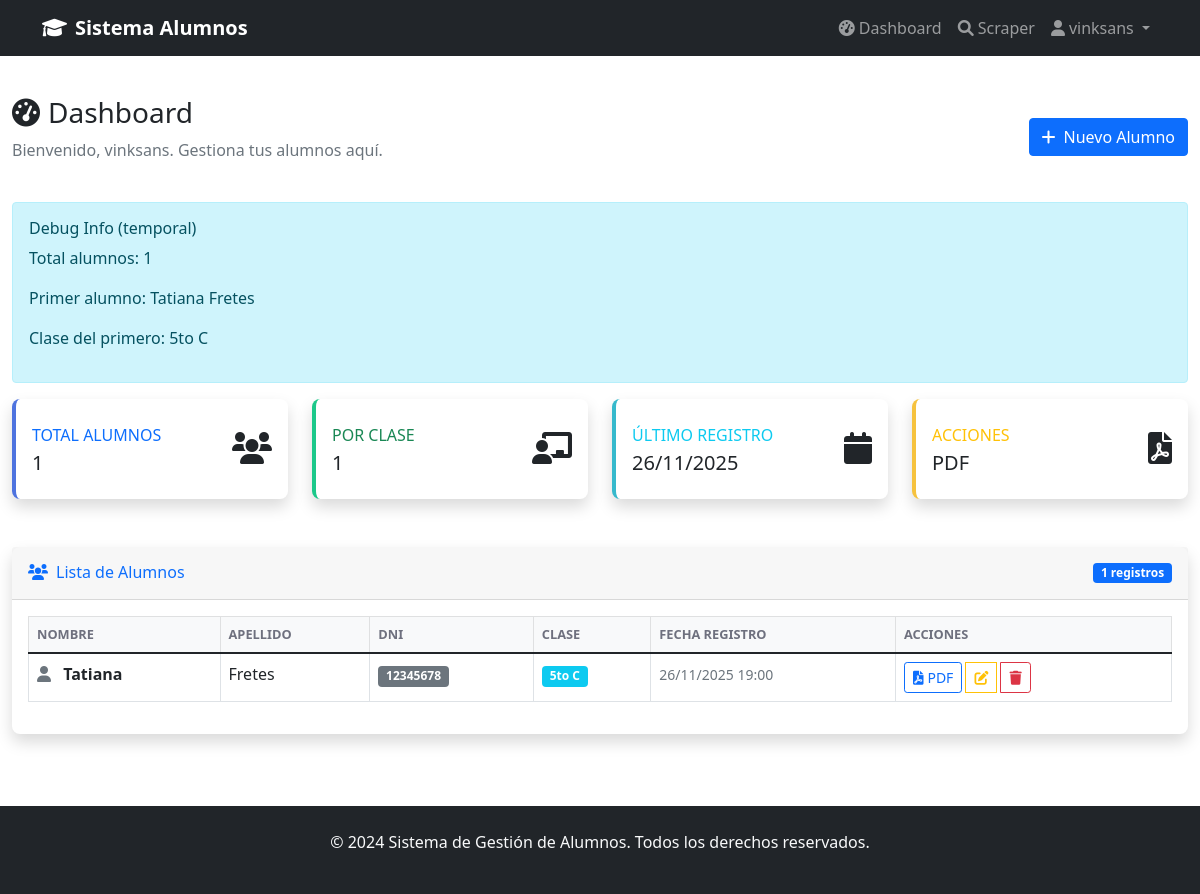
/alumnos/dashboard/ (signed in), run on the app's committed database.
### alumnos/models.py (models this page shows, shortened)
class Alumno(models.Model):
    ANIOS = [
        ('primero', '1ro'),
        ('segundo', '2do'),
        ('tercero', '3ro'),
        ('cuarto', '4to'),
        ('quinto', '5to'),
        ('sexto', '6to'),
    ]
    DIVISIONES = [
        ('a', 'A'),
        ('b', 'B'),
        ('c', 'C'),
        ('d', 'D'),
        ('e', 'E'),
    ]
    usuario = models.ForeignKey(User, on_delete=models.CASCADE)
    nombre = models.CharField(max_length=100)
    apellido = models.CharField(max_length=100)
    dni = models.CharField(max_length=20, unique=True)
    anio = models.CharField(max_length=10, choices=ANIOS)
    division = models.CharField(max_length=1, choices=DIVISIONES)
    fecha_creacion = models.DateTimeField(auto_now_add=True)
    fecha_actualizacion = models.DateTimeField(auto_now=True)
    class Meta:
        ordering = ['anio', 'division', 'apellido', 'nombre']
    @property
    def clase_completa(self):
        try:
            año_display = self.get_anio_display()
            division_display = self.get_division_display()
            return f"{año_display} {division_display}"
        except:
            return "Error"

### alumnos/views.py (the view)
# urls.py: path('dashboard/', views.dashboard, name='dashboard'),
@login_required
def dashboard(request):
    alumnos = Alumno.objects.filter(usuario=request.user)
    context = {
        'alumnos': alumnos,
        'user': request.user
    }
    return render(request, 'alumnos/dashboard.html', context)

### templates/alumnos/dashboard.html (shortened to what this page needs)
{% extends 'base.html' %}
{% block content %}
<div class="container-fluid py-4">
    <div class="row mb-4">
        <div class="col-12">
            <div class="d-flex justify-content-between align-items-center">
                <div>
                    <h1 class="h3 mb-2"><i class="fas fa-tachometer-alt me-2"></i>Dashboard</h1>
                    <p class="text-muted">Bienvenido, {{ user.username }}. Gestiona tus alumnos aquí.</p>
                </div>
                <a href="{% url 'alumnos:crear_alumno' %}" class="btn btn-primary">
                    <i class="fas fa-plus me-2"></i>Nuevo Alumno
                </a>
            </div>
        </div>
    </div>
    {% if alumnos %}
    <div class="alert alert-info">
        <h6>Debug Info (temporal)</h6>
        <p>Total alumnos: {{ alumnos.count }}</p>
        <p>Primer alumno: {{ alumnos.first.nombre }} {{ alumnos.first.apellido }}</p>
        <p>Clase del primero: {{ alumnos.first.clase_completa }}</p>
    </div>
    {% endif %}
    <div class="row mb-4">
        <div class="col-xl-3 col-md-6 mb-4">
            <div class="card border-left-primary shadow h-100 py-2">
                <div class="card-body">
                    <div class="row no-gutters align-items-center">
                        <div class="col mr-2">
                            <div class="text-xs font-weight-bold text-primary text-uppercase mb-1">
                                Total Alumnos
                            </div>
                            <div class="h5 mb-0 font-weight-bold text-gray-800">{{ alumnos.count }}</div>
                        </div>
                        <div class="col-auto">
                            <i class="fas fa-users fa-2x text-gray-300"></i>
                        </div>
                    </div>
                </div>
            </div>
        </div>
        <div class="col-xl-3 col-md-6 mb-4">
            <div class="card border-left-success shadow h-100 py-2">
                <div class="card-body">
                    <div class="row no-gutters align-items-center">
                        <div class="col mr-2">
                            <div class="text-xs font-weight-bold text-success text-uppercase mb-1">
                                Por Clase
                            </div>
                            <div class="h5 mb-0 font-weight-bold text-gray-800">
                                {{ alumnos.count }}
                            </div>
                        </div>
                        <div class="col-auto">
                            <i class="fas fa-chalkboard-teacher fa-2x text-gray-300"></i>
                        </div>
                    </div>
                </div>
            </div>
        </div>
        <div class="col-xl-3 col-md-6 mb-4">
            <div class="card border-left-info shadow h-100 py-2">
                <div class="card-body">
                    <div class="row no-gutters align-items-center">
                        <div class="col mr-2">
                            <div class="text-xs font-weight-bold text-info text-uppercase mb-1">
                                Último Registro
                            </div>
                            <div class="h5 mb-0 font-weight-bold text-gray-800">
                                {% if alumnos.first %}
                                    {{ alumnos.first.fecha_creacion|date:"d/m/Y" }}
                                {% else %}
                                    -
                                {% endif %}
                            </div>
                        </div>
                        <div class="col-auto">
                            <i class="fas fa-calendar fa-2x text-gray-300"></i>
                        </div>
                    </div>
                </div>
            </div>
        </div>
        <div class="col-xl-3 col-md-6 mb-4">
            <div class="card border-left-warning shadow h-100 py-2">
                <div class="card-body">
                    <div class="row no-gutters align-items-center">
                        <div class="col mr-2">
                            <div class="text-xs font-weight-bold text-warning text-uppercase mb-1">
                                Acciones
                            </div>
                            <div class="h5 mb-0 font-weight-bold text-gray-800">PDF</div>
                        </div>
                        <div class="col-auto">
                            <i class="fas fa-file-pdf fa-2x text-gray-300"></i>
                        </div>
                    </div>
                </div>
            </div>
        </div>
    </div>
    <div class="row">
        <div class="col-12">
            <div class="card shadow">
                <div class="card-header py-3 d-flex justify-content-between align-items-center">
                    <h6 class="m-0 font-weight-bold text-primary">
                        <i class="fas fa-users me-2"></i>Lista de Alumnos
                    </h6>
                    <span class="badge bg-primary">{{ alumnos.count }} registros</span>
                </div>
                <div class="card-body">
                    {% if alumnos %}
                        <div class="table-responsive">
                            <table class="table table-bordered table-hover" width="100%" cellspacing="0">
                                <thead class="table-light">
                                    <tr>
                                        <th>Nombre</th>
                                        <th>Apellido</th>
                                        <th>DNI</th>
                                        <th>Clase</th>
                                        <th>Fecha Registro</th>
                                        <th>Acciones</th>
                                    </tr>
                                </thead>
                                <tbody>
                                    {% for alumno in alumnos %}
                                    <tr>
                                        <td>
                                            <i class="fas fa-user me-2 text-muted"></i>
                                            <strong>{{ alumno.nombre }}</strong>
                                        </td>
                                        <td>{{ alumno.apellido }}</td>
                                        <td>
                                            <span class="badge bg-secondary">{{ alumno.dni }}</span>
                                        </td>
                                        <td>
                                            <span class="badge bg-info">{{ alumno.clase_completa }}</span>
                                        </td>
                                        <td>
                                            <small class="text-muted">{{ alumno.fecha_creacion|date:"d/m/Y H:i" }}</small>
                                        </td>
                                        <td>
                                            <div class="btn-group" role="group">
                                                <form method="post" action="{% url 'alumnos:enviar_pdf' alumno.id %}" class="d-inline">
                                                    <button type="submit" class="btn btn-sm btn-outline-primary"
                                                            title="Enviar PDF por correo">
                                                        <i class="fas fa-file-pdf me-1"></i>PDF
                                                    </button>
                                                </form>
                                                <a href="{% url 'alumnos:editar_alumno' alumno.id %}" class="btn btn-sm btn-outline-warning"
                                                   title="Editar alumno">
                                                    <i class="fas fa-edit"></i>
                                                </a>
                                                <a href="{% url 'alumnos:eliminar_alumno' alumno.id %}" class="btn btn-sm btn-outline-danger"
                                                   title="Eliminar alumno">
                                                    <i class="fas fa-trash"></i>
                                                </a>
                                            </div>
                                        </td>
                                    </tr>
                                    {% endfor %}
                                </tbody>
                            </table>
                        </div>
                    {% endif %}
                </div>
            </div>
        </div>
    </div>
</div>
{% endblock %}

### templates/base.html (shortened to what this page needs)
<!DOCTYPE html>
<html lang="es">
<head>
    <link href="https://cdn.jsdelivr.net/npm/bootstrap@5.1.3/dist/css/bootstrap.min.css" rel="stylesheet">
    <link href="https://cdnjs.cloudflare.com/ajax/libs/font-awesome/6.0.0/css/all.min.css" rel="stylesheet">
</head>
<body>
    <nav class="navbar navbar-expand-lg navbar-dark bg-dark">
        <div class="container">
            <a class="navbar-brand" href="{% url 'home' %}">
                <i class="fas fa-graduation-cap me-2"></i>Sistema Alumnos
            </a>
            <div class="collapse navbar-collapse" id="navbarNav">
                <ul class="navbar-nav ms-auto">
                    {% if user.is_authenticated %}
                        <li class="nav-item">
                            <a class="nav-link" href="{% url 'alumnos:dashboard' %}">
                                <i class="fas fa-tachometer-alt me-1"></i>Dashboard
                            </a>
                        </li>
                        <li class="nav-item">
                            <a class="nav-link" href="/scraper/">
                                <i class="fas fa-search me-1"></i>Scraper
                            </a>
                        </li>
                        <li class="nav-item dropdown">
                            <a class="nav-link dropdown-toggle" href="#" id="navbarDropdown" role="button" data-bs-toggle="dropdown">
                                <i class="fas fa-user me-1"></i>{{ user.username }}
                            </a>
                        </li>
                    {% endif %}
                </ul>
            </div>
        </div>
    </nav>
    <main>
        {% block content %}
        {% endblock %}
    </main>
    <footer class="bg-dark text-light mt-5 py-4">
        <div class="container text-center">
            <p>&copy; 2024 Sistema de Gestión de Alumnos. Todos los derechos reservados.</p>
        </div>
    </footer>
</body>
</html>

### templates/base.html (style rules this page uses)
.navbar-brand { font-weight: bold; }

### templates/alumnos/dashboard.html (style rules this page uses)
.card { border: none; border-radius: 0.5rem; }
.border-left-primary { border-left: 0.25rem solid #4e73df !important; }
.border-left-success { border-left: 0.25rem solid #1cc88a !important; }
.border-left-info { border-left: 0.25rem solid #36b9cc !important; }
.border-left-warning { border-left: 0.25rem solid #f6c23e !important; }
.table th { border-top: none; font-weight: 600; text-transform: uppercase; font-size: 0.8rem; color: #6e707e; }
.btn-group .btn { margin-right: 0.25rem; }

### data on the page
Alumno: first.nombre "Tatiana", first.apellido "Fretes", first.clase_completa "5to C", first.fecha_creacion "26/11/2025", nombre "Tatiana", apellido "Fretes", dni "12345678", clase_completa "5to C", fecha_creacion "26/11/2025 19:00"

### other printed values
{{ user.username }} "vinksans"
{{ alumnos.count }} "1"
